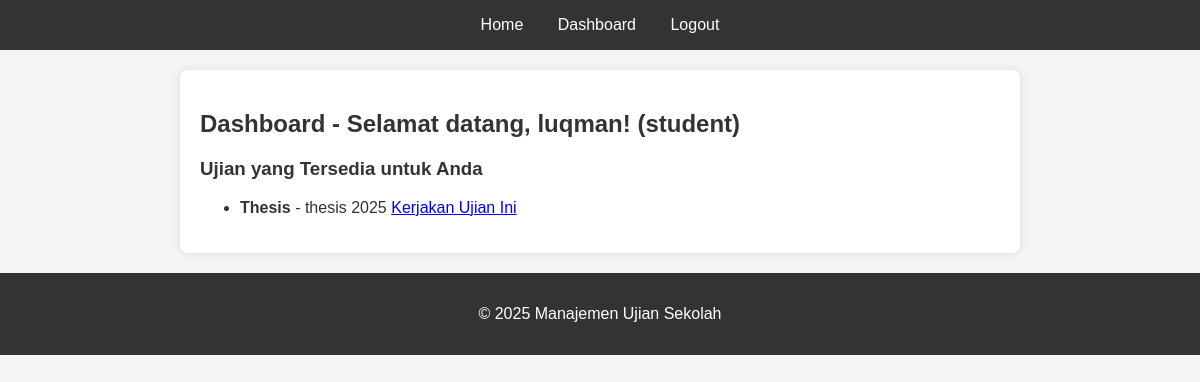
The app's page /dashboard (signed in) with its own data.
### models.py (models this page shows, shortened)
class User(Base, UserMixin): # kelas User yang mewarisi dari Base dan UserMixin untuk integrasi dengan Flask-Login
    __tablename__ = 'users' #   Nama tabel di database
    id = Column(Integer, primary_key=True) # Kolom id sebagai primary key
    username = Column(String(80), unique=True, nullable=False) # Kolom username yang unik dan tidak boleh kosong
    password = Column(String(120), nullable=False) # Kolom password yang tidak boleh kosong
    role = Column(String(20), default='student') # 'student' atau 'teacher'
    exams_taken = relationship('Answer', back_populates='user') # Relasi ke tabel Answer untuk menyimpan jawaban yang diberikan oleh user

class Exam(Base):
    __tablename__ = 'exams'
    id = Column(Integer, primary_key=True)
    title = Column(String(100), nullable=False)
    description = Column(String(255))
    questions = relationship('Question', back_populates='exam', cascade='all, delete-orphan')
    answers = relationship('Answer', back_populates='exam', cascade='all, delete-orphan')

### Versi1/app.py (the view)
@app.route('/dashboard')
@login_required
def dashboard():
    if current_user.role == 'teacher':
        exams = db_session.query(Exam).all()
        return render_template('dashboard.html', exams=exams, user=current_user)
    elif current_user.role == 'student':
        exams = db_session.query(Exam).all() # Untuk sementara, tampilkan semua ujian
        return render_template('dashboard.html', exams=exams, user=current_user)
    return redirect(url_for('index')) # Atau halaman error

### Versi1/app.py (called while the page is built)
@login_manager.user_loader
def load_user(user_id):
    return db_session.query(User).get(int(user_id))

@app.before_request
def before_request():
    init_db() # Pastikan database diinisialisasi sebelum setiap permintaan

@app.teardown_request
def teardown_request(exception=None):
    db_session.remove() # Tutup sesi database setelah setiap permintaan

### Versi1/database.py (called while the page is built)
def init_db(): # Inisialisasi database
    import models # Import semua model di sini agar terdeteksi oleh Base.metadata
    Base.metadata.create_all(bind=engine)

### templates/dashboard.html
{% extends "base.html" %}
{% block content %}
    <h2>Dashboard - Selamat datang, {{ user.username }}! ({{ user.role }})</h2>
    {% if user.role == 'teacher' %}
        <h3>Ujian yang Tersedia</h3>
        <p><a href="{{ url_for('manage_exams') }}">Kelola Ujian dan Pertanyaan</a></p>
        {% if exams %}
            <ul>
                {% for exam in exams %}
                    <li>
                        <strong>{{ exam.title }}</strong> - {{ exam.description }}
                    </li>
                {% endfor %}
            </ul>
        {% else %}
            <p>Belum ada ujian yang dibuat.</p>
        {% endif %}
    {% elif user.role == 'student' %}
        <h3>Ujian yang Tersedia untuk Anda</h3>
        {% if exams %}
            <ul>
                {% for exam in exams %}
                    <li>
                        <strong>{{ exam.title }}</strong> - {{ exam.description }}
                        <a href="{{ url_for('take_exam', exam_id=exam.id) }}">Kerjakan Ujian Ini</a>
                    </li>
                {% endfor %}
            </ul>
        {% else %}
            <p>Belum ada ujian yang tersedia.</p>
        {% endif %}
    {% endif %}
{% endblock %}

### static/style.css (style rules this page uses)
body { font-family: Arial, sans-serif; margin: 0; padding: 0; background-color: #f4f4f4; color: #333; }

### records on screen
User: username "luqman", role "student"
Exam: title "Thesis", description "thesis 2025"
